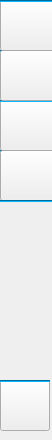
   <widget class="QWidget" name="menu" native="true">
    <property name="enabled">
     <bool>true</bool>
    </property>
    <property name="geometry">
     <rect>
      <x>0</x>
      <y>100</y>
      <width>52</width>
      <height>440</height>
     </rect>
    </property>
    <property name="sizePolicy">
     <sizepolicy hsizetype="MinimumExpanding" vsizetype="Expanding">
      <horstretch>0</horstretch>
      <verstretch>0</verstretch>
     </sizepolicy>
    </property>
    <property name="minimumSize">
     <size>
      <width>52</width>
      <height>410</height>
     </size>
    </property>
    <property name="maximumSize">
     <size>
      <width>52</width>
      <height>440</height>
     </size>
    </property>
    <property name="sizeIncrement">
     <size>
      <width>0</width>
      <height>0</height>
     </size>
    </property>
    <property name="baseSize">
     <size>
      <width>0</width>
      <height>0</height>
     </size>
    </property>
    <property name="focusPolicy">
     <enum>Qt::StrongFocus</enum>
    </property>
    <property name="styleSheet">
     <string notr="true"/>
    </property>
    <widget class="QPushButton" name="settings_btn1">
     <property name="geometry">
      <rect>
       <x>0</x>
       <y>0</y>
       <width>191</width>
       <height>51</height>
      </rect>
     </property>
     <property name="font">
      <font>
       <weight>75</weight>
       <bold>true</bold>
      </font>
     </property>
     <property name="text">
      <string>            Configuración        </string>
     </property>
     <property name="icon">
      <iconset>
       <normalon>../../MEGA-GUI/gui PRUEBA/settings2.png</normalon>
       <activeon>../../MEGA-GUI/gui PRUEBA/settings.png</activeon>
      </iconset>
     </property>
     <property name="iconSize">
      <size>
       <width>30</width>
       <height>30</height>
      </size>
     </property>
     <property name="checkable">
      <bool>false</bool>
     </property>
     <property name="autoExclusive">
      <bool>false</bool>
     </property>
    </widget>
    <widget class="Line" name="line_29">
     <property name="geometry">
      <rect>
       <x>0</x>
       <y>50</y>
       <width>190</width>
       <height>2</height>
      </rect>
     </property>
     <property name="styleSheet">
      <string notr="true">background-color:rgb(0,162,232)</string>
     </property>
     <property name="orientation">
      <enum>Qt::Horizontal</enum>
     </property>
    </widget>
    <widget class="Line" name="line_30">
     <property name="geometry">
      <rect>
       <x>0</x>
       <y>100</y>
       <width>190</width>
       <height>2</height>
      </rect>
     </property>
     <property name="styleSheet">
      <string notr="true">background-color:rgb(0,162,232)</string>
     </property>
     <property name="orientation">
      <enum>Qt::Horizontal</enum>
     </property>
    </widget>
    <widget class="QPushButton" name="close_btn">
     <property name="geometry">
      <rect>
       <x>0</x>
       <y>380</y>
       <width>50</width>
       <height>51</height>
      </rect>
     </property>
     <property name="layoutDirection">
      <enum>Qt::LeftToRight</enum>
     </property>
     <property name="styleSheet">
      <string notr="true"/>
     </property>
     <property name="text">
      <string/>
     </property>
     <property name="icon">
      <iconset>
       <normaloff>../../MEGA-GUI/gui PRUEBA/off.png</normaloff>../../MEGA-GUI/gui PRUEBA/off.png</iconset>
     </property>
     <property name="iconSize">
      <size>
       <width>30</width>
       <height>30</height>
      </size>
     </property>
    </widget>
    <widget class="Line" name="line_32">
     <property name="geometry">
      <rect>
       <x>0</x>
       <y>0</y>
       <width>190</width>
       <height>2</height>
      </rect>
     </property>
     <property name="styleSheet">
      <string notr="true">background-color:rgb(0,162,232)</string>
     </property>
     <property name="orientation">
      <enum>Qt::Horizontal</enum>
     </property>
    </widget>
    <widget class="Line" name="line_33">
     <property name="geometry">
      <rect>
       <x>188</x>
       <y>0</y>
       <width>3</width>
       <height>500</height>
      </rect>
     </property>
     <property name="maximumSize">
      <size>
       <width>3</width>
       <height>16777215</height>
      </size>
     </property>
     <property name="styleSheet">
      <string notr="true">background-color:rgb(0,162,232)</string>
     </property>
     <property name="orientation">
      <enum>Qt::Vertical</enum>
     </property>
    </widget>
    <widget class="Line" name="line_34">
     <property name="geometry">
      <rect>
       <x>0</x>
       <y>380</y>
       <width>50</width>
       <height>2</height>
      </rect>
     </property>
     <property name="styleSheet">
      <string notr="true">background-color:rgb(0,162,232)</string>
     </property>
     <property name="orientation">
      <enum>Qt::Horizontal</enum>
     </property>
    </widget>
    <widget class="QPushButton" name="graf_btn1">
     <property name="geometry">
      <rect>
       <x>0</x>
       <y>100</y>
       <width>191</width>
       <height>51</height>
      </rect>
     </property>
     <property name="font">
      <font>
       <weight>75</weight>
       <bold>true</bold>
      </font>
     </property>
     <property name="text">
      <string>                   Gráfica              </string>
     </property>
     <property name="icon">
      <iconset>
       <normalon>../../MEGA-GUI/gui PRUEBA/Graficos.png</normalon>
       <activeon>../../MEGA-GUI/gui PRUEBA/Graficos 2.png</activeon>
      </iconset>
     </property>
     <property name="iconSize">
      <size>
       <width>30</width>
       <height>30</height>
      </size>
     </property>
     <property name="checkable">
      <bool>false</bool>
     </property>
     <property name="checked">
      <bool>false</bool>
     </property>
     <property name="autoRepeat">
      <bool>false</bool>
     </property>
     <property name="autoExclusive">
      <bool>false</bool>
     </property>
    </widget>
    <widget class="Line" name="line_35">
     <property name="geometry">
      <rect>
       <x>0</x>
       <y>150</y>
       <width>190</width>
       <height>2</height>
      </rect>
     </property>
     <property name="styleSheet">
      <string notr="true">background-color:rgb(0,162,232)</string>
     </property>
     <property name="orientation">
      <enum>Qt::Horizontal</enum>
     </property>
    </widget>
    <widget class="QPushButton" name="graf_btn2">
     <property name="geometry">
      <rect>
       <x>0</x>
       <y>150</y>
       <width>191</width>
       <height>51</height>
      </rect>
     </property>
     <property name="font">
      <font>
       <weight>75</weight>
       <bold>true</bold>
      </font>
     </property>
     <property name="text">
      <string>                   Gráfica              </string>
     </property>
     <property name="icon">
      <iconset>
       <normalon>../../MEGA-GUI/gui PRUEBA/Graficos.png</normalon>
       <activeon>../../MEGA-GUI/gui PRUEBA/Graficos 2.png</activeon>
      </iconset>
     </property>
     <property name="iconSize">
      <size>
       <width>30</width>
       <height>30</height>
      </size>
     </property>
     <property name="checkable">
      <bool>false</bool>
     </property>
     <property name="checked">
      <bool>false</bool>
     </property>
     <property name="autoRepeat">
      <bool>false</bool>
     </property>
     <property name="autoExclusive">
      <bool>false</bool>
     </property>
    </widget>
    <widget class="Line" name="line_45">
     <property name="geometry">
      <rect>
       <x>0</x>
       <y>200</y>
       <width>190</width>
       <height>2</height>
      </rect>
     </property>
     <property name="styleSheet">
      <string notr="true">background-color:rgb(0,162,232)</string>
     </property>
     <property name="orientation">
      <enum>Qt::Horizontal</enum>
     </property>
    </widget>
    <widget class="QPushButton" name="settings_btn2">
     <property name="geometry">
      <rect>
       <x>0</x>
       <y>50</y>
       <width>191</width>
       <height>51</height>
      </rect>
     </property>
     <property name="font">
      <font>
       <weight>75</weight>
       <bold>true</bold>
      </font>
     </property>
     <property name="text">
      <string>            Configuración        </string>
     </property>
     <property name="icon">
      <iconset>
       <normalon>../../MEGA-GUI/gui PRUEBA/settings2.png</normalon>
       <activeon>../../MEGA-GUI/gui PRUEBA/settings.png</activeon>
      </iconset>
     </property>
     <property name="iconSize">
      <size>
       <width>30</width>
       <height>30</height>
      </size>
     </property>
     <property name="checkable">
      <bool>false</bool>
     </property>
     <property name="autoExclusive">
      <bool>false</bool>
     </property>
    </widget>
    <zorder>graf_btn1</zorder>
    <zorder>settings_btn1</zorder>
    <zorder>line_29</zorder>
    <zorder>line_30</zorder>
    <zorder>close_btn</zorder>
    <zorder>line_32</zorder>
    <zorder>line_33</zorder>
    <zorder>line_34</zorder>
    <zorder>line_35</zorder>
    <zorder>graf_btn2</zorder>
    <zorder>line_45</zorder>
    <zorder>settings_btn2</zorder>
   </widget>
